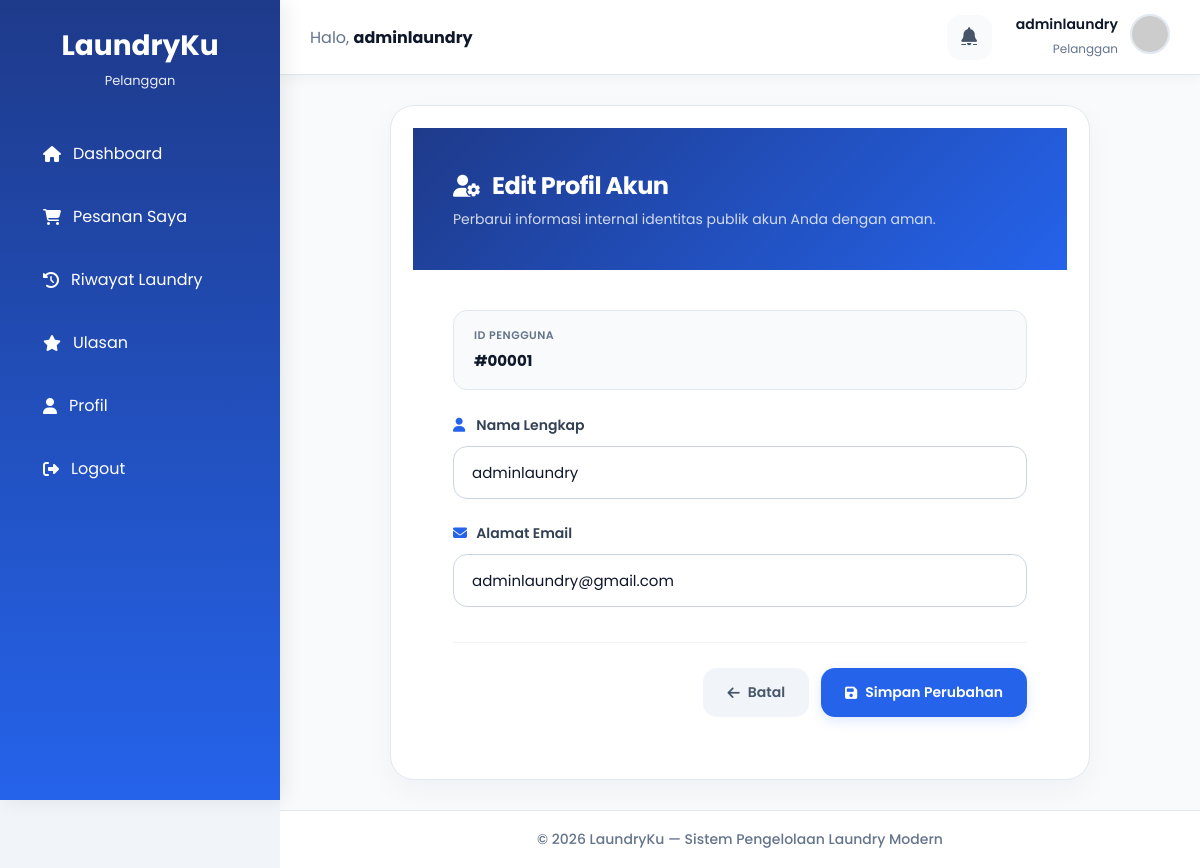
The page /user/edit_profile.php (signed in) on the database its author committed.
### tables this page shows
CREATE TABLE `users` (
  `id` int(11) NOT NULL,
  `nama` varchar(100) DEFAULT NULL,
  `email` varchar(100) DEFAULT NULL,
  `password` varchar(255) DEFAULT NULL,
  `role` enum('admin','user') DEFAULT 'user',
  `created_at` timestamp NOT NULL DEFAULT current_timestamp(),
  `foto` varchar(255) DEFAULT NULL
);

### user/edit_profile.php (the view, shortened to what this page needs)
<?php
require '../config/koneksi.php';
$id_user = (int) $_SESSION['id'];
$query = mysqli_query($koneksi, "
    SELECT *
    FROM users
    WHERE id = $id_user
    LIMIT 1
");
$data = mysqli_fetch_assoc($query);
?>
<!DOCTYPE html>
<html lang="id">
<head>
    <link rel="stylesheet" href="../assets/css/stylee.css">
    <link rel="stylesheet" href="https://cdnjs.cloudflare.com/ajax/libs/font-awesome/6.5.1/css/all.min.css">
</head>
<body>
<div class="container">
    <?php require '../includes/user/sidebar.php'; ?>
    <div class="main-content">
        <?php require '../includes/user/navbar.php'; ?>
        <div class="content">
            <div class="content-wrapper">
                <div class="card">
                    <div class="card-header">
                        <h1>
                            <i class="fa-solid fa-user-gear"></i>
                            Edit Profil Akun
                        </h1>
                        <p>Perbarui informasi internal identitas publik akun Anda dengan aman.</p>
                    </div>
                    <div class="card-body">
                        <div class="info-box">
                            <span>ID Pengguna</span>
                            <strong>#<?= str_pad($data['id'], 5, '0', STR_PAD_LEFT); ?></strong>
                        </div>
                        <form method="POST">
                            <div class="form-group">
                                <label for="nama">
                                    <i class="fa-solid fa-user"></i>
                                    Nama Lengkap
                                </label>
                                <input
                                    type="text"
                                    id="nama"
                                    name="nama"
                                    value="<?= htmlspecialchars($data['nama']) ?>"
                                    placeholder="Masukkan nama lengkap Anda"
                                    required>
                            </div>
                            <div class="form-group">
                                <label for="email">
                                    <i class="fa-solid fa-envelope"></i>
                                    Alamat Email
                                </label>
                                <input
                                    type="email"
                                    id="email"
                                    name="email"
                                    value="<?= htmlspecialchars($data['email']) ?>"
                                    placeholder="nama@domain.com"
                                    required>
                            </div>
                            <div class="actions">
                                <a href="profil.php" class="btn btn-back">
                                    <i class="fa-solid fa-arrow-left"></i> Batal
                                </a>
                                <button type="submit" name="simpan" class="btn btn-save">
                                    <i class="fa-solid fa-floppy-disk"></i> Simpan Perubahan
                                </button>
                            </div>
                        </form>
                    </div>
                </div>
            </div>
        </div>
        <?php require '../includes/user/footer.php'; ?>
    </div>
</div>
</body>
</html>

### includes/user/navbar.php (shortened to what this page needs)
<?php
$nama_user = $_SESSION['nama'] ?? 'Pelanggan';
$foto_user = '';
if (isset($_SESSION['id'])) {
    include_once __DIR__ . '/../../config/koneksi.php';
    $id_user = $_SESSION['id'];
    $query_nav = mysqli_query($koneksi, "SELECT nama, foto FROM users WHERE id = '$id_user'");
    $data_nav = mysqli_fetch_assoc($query_nav);
    if ($data_nav) {
        $nama_user = $data_nav['nama'];
        $foto_user = $data_nav['foto'];
    }
}
$path_foto_asli = "/TB_LAUNDRY/assets/img/" . $foto_user;
if (!empty($foto_user) && file_exists(__DIR__ . '/../../assets/img/' . $foto_user)) {
    $avatar_navbar = $path_foto_asli;
} else {
    $avatar_navbar = "https://api.dicebear.com/7.x/initials/svg?seed=" . urlencode($nama_user) . "&backgroundColor=0f172a,2563eb,3b82f6&fontSize=45&bold=true";
}
?>
<div class="topbar">
    <div class="welcome">
        Halo,
        <b><?= htmlspecialchars($nama_user); ?></b>
    </div>
    <div class="topbar-right">
        <a href="/TB_LAUNDRY/user/ulasan.php" class="notification">
            <i class="fa-solid fa-bell" style="font-size: 18px;"></i>
        </a>
        <a href="/TB_LAUNDRY/user/profil.php" class="user-link">
            <div class="user-text">
                <h4 style="margin: 0; font-size: 14px; font-weight: 600;"><?= htmlspecialchars($nama_user); ?></h4>
                <span style="font-size: 12px; color: #64748b;">Pelanggan</span>
            </div>
            <div class="profile">
                <img src="<?= $avatar_navbar; ?>" alt="profile">
            </div>
        </a>
    </div>
</div>

### assets/css/stylee.css (style rules this page uses)
:root { --primary:#2563eb; --primary-light:#60a5fa; --success:#22c55e; --warning:#f59e0b; --danger:#ef4444; --dark:#0f172a; --gray:#64748b; --light:#f8fafc; --radius:18px; --shadow:0 10px 25px rgba(15,23,42,.08); }
* { margin:0; padding:0; box-sizing:border-box; font-family:'Poppins',sans-serif; }
body { background:#f1f5f9; color:var(--dark); }
.container { display:flex; min-height:100vh; }
.main-content { margin-left:280px; min-height:100vh; display:flex; flex-direction:column; }
.content { padding:25px; margin-top:75px; }
.topbar { position:fixed; top:0; left:280px; right:0; height:75px; background:#fff; border-bottom:1px solid #e2e8f0; display:flex; justify-content:space-between; align-items:center; padding:0 30px; z-index:999; box-shadow:0 2px 12px rgba(15,23,42,.05); }
.welcome { font-size:16px; color:#64748b; }
.welcome b { color:#0f172a; }
.topbar-right { display:flex; align-items:center; gap:20px; }
.notification { position:relative; width:45px; height:45px; border-radius:14px; background:#f8fafc; display:flex; justify-content:center; align-items:center; cursor:pointer; transition:.3s; }
.user-text { text-align:right; }
.user-text h4 { font-size:14px; margin-bottom:2px; }
.user-text span { font-size:12px; color:#64748b; }
.profile img { width:45px; height:45px; border-radius:50%; object-fit:cover; border:3px solid #dbeafe; }
.card { background:#fff; padding:22px; border-radius:20px; box-shadow:var(--shadow); }

### user/edit_profile.php (style rules this page uses)
.main-content { margin-left: 280px; min-height: 100vh; display: flex; flex-direction: column; width: calc(100% - 280px); box-sizing: border-box; background: #f8fafc; }
.content { padding: 30px; margin-top: 75px; flex: 1; display: flex; justify-content: center; align-items: flex-start; }
.content-wrapper { width: 100%; max-width: 700px; box-sizing: border-box; }
.card { background: #ffffff; border-radius: 24px; overflow: hidden; border: 1px solid #e2e8f0; box-shadow: 0 10px 30px rgba(15, 23, 42, 0.04); }
.card-header { background: linear-gradient(135deg, #1e3a8a, #2563eb); padding: 40px; color: #ffffff; }
.card-header h1 { font-size: 24px; font-weight: 700; color: #ffffff !important; display: flex; align-items: center; gap: 12px; margin-bottom: 6px; letter-spacing: -0.5px; }
.card-header h1 i { font-size: 22px !important; }
.card-header p { color: rgba(255, 255, 255, 0.8) !important; font-size: 14px; }
.card-body { padding: 40px; }
.info-box { background: #f8fafc; border: 1px solid #e2e8f0; padding: 16px 20px; border-radius: 14px; margin-bottom: 25px; }
.info-box span { display: block; font-size: 11px; font-weight: 600; color: #64748b; text-transform: uppercase; letter-spacing: 0.5px; margin-bottom: 4px; }
.info-box strong { font-size: 15px; color: #0f172a; font-weight: 700; }
.form-group { margin-bottom: 24px; }
.form-group label { display: block; margin-bottom: 10px; font-size: 14px; font-weight: 600; color: #334155; }
.form-group label i { font-size: 14px !important; width: 20px; color: #2563eb; }
.form-group input { width: 100%; padding: 14px 18px; border: 1px solid #cbd5e1; border-radius: 14px; font-size: 15px; color: #0f172a; background-color: #ffffff; box-sizing: border-box; transition: all 0.2s ease; }
.actions { margin-top: 35px; display: flex; align-items: center; justify-content: flex-end; gap: 12px; border-top: 1px solid #f1f5f9; padding-top: 25px; }
.btn { padding: 14px 24px; border: none; border-radius: 14px; text-decoration: none; font-size: 14px; font-weight: 600; cursor: pointer; transition: all 0.2s ease; display: inline-flex; align-items: center; justify-content: center; gap: 8px; box-sizing: border-box; }
.btn i { font-size: 14px !important; }
.btn-save { background: #2563eb; color: #ffffff; box-shadow: 0 4px 12px rgba(37, 99, 235, 0.15); }
.btn-back { background: #f1f5f9; color: #475569; }

### includes/user/navbar.php (style rules this page uses)
.topbar { display: flex; justify-content: space-between; align-items: center; padding: 15px 30px; background-color: #ffffff; border-bottom: 1px solid #e2e8f0; }
.topbar-right { display: flex; align-items: center; gap: 24px; }
.topbar-right .notification { position: relative; cursor: pointer; color: #475569; transition: color 0.2s; }
.topbar-right .user-link { text-decoration: none; color: inherit; display: flex; align-items: center; gap: 12px; cursor: pointer; transition: opacity 0.2s ease; }
.topbar-right .profile img { width: 40px; height: 40px; border-radius: 50%; object-fit: cover; border: 2px solid #e2e8f0; }

### rows shown on the page
users: nama "adminlaundry", id "00001", email "adminlaundry@gmail.com"
